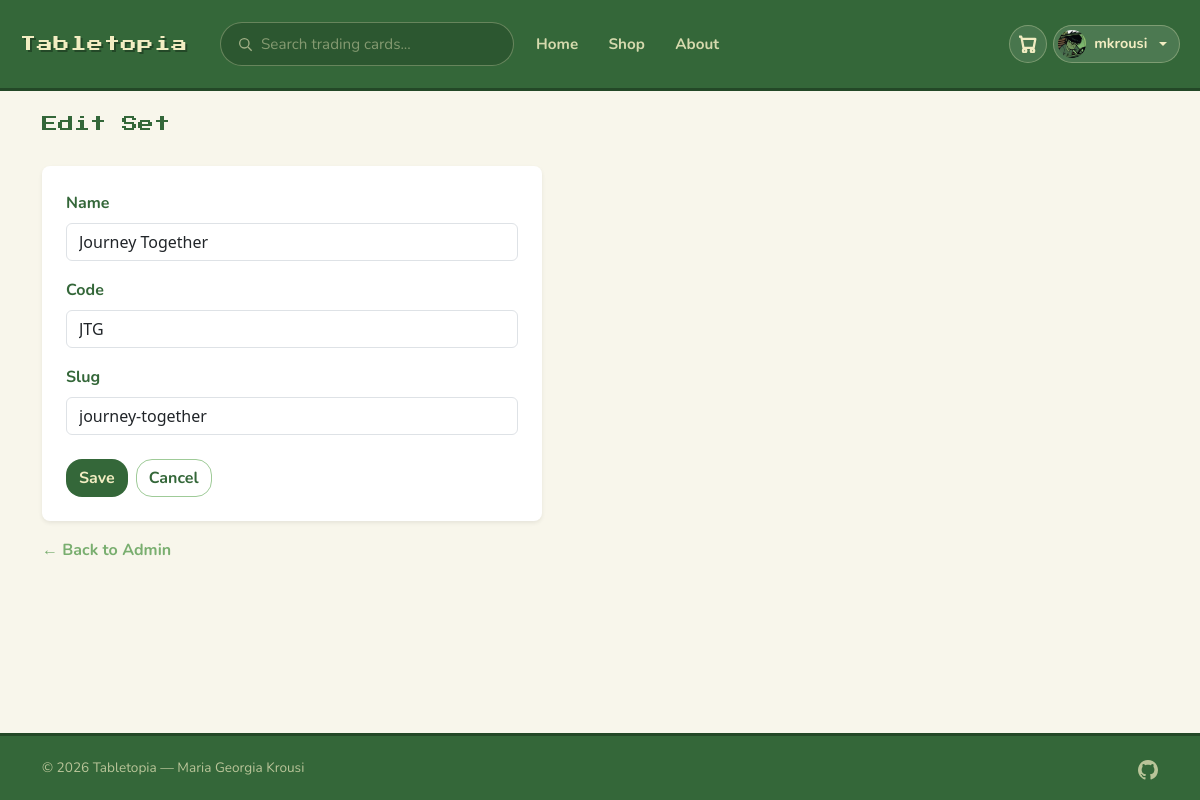
The page /admin-panel/sets/1/edit/ (signed in) on the database its author committed.
### users/models.py (models this page shows, shortened)
class UserProfile(models.Model):
    user = models.OneToOneField('auth.User', on_delete=models.CASCADE)
    profile_picture = models.ImageField(upload_to='profile_pictures/', blank=True)
    bio = models.TextField(blank=True, max_length=150)
    HEADER_COLORS = [
        ('#344657', 'Forest'),
        ('#79ae6f', 'Sage'),
        ('#4a6fa5', 'Ocean'),
        ('#7b4f8e', 'Dusk'),
        ('#8b5e3c', 'Chestnut'),
        ('#c0545a', 'Berry'),
    ]
    header_color = models.CharField(max_length=7, choices=HEADER_COLORS, default='#344657')

### shop/models.py (models this page shows, shortened)
class Set(models.Model):
    name = models.CharField(max_length=60) # card set name, eg "Twilight Masquerade"
    code = models.CharField(max_length=10) # card set code, eg "TWM"
    slug = models.SlugField(unique=True, max_length=60)

### shop/views.py (the view, shortened to what this page needs)
# urls.py: path('admin-panel/sets/<int:id>/edit/', views.admin_set_edit, name='admin-set-edit'),
@login_required
@staff_required
def admin_set_edit(request, id):
    s = get_object_or_404(Set, id=id)
    return render(request, 'shop/admin/set_form.html', {'set': s, 'action': 'Edit'})

### shop/templates/shop/admin/set_form.html (shortened to what this page needs)
{% extends "shop/base.html" %}
{% load static %}
{% block content %}
<div class="d-flex justify-content-between align-items-center mb-4">
    <h1 style="font-family:'Press Start 2P',monospace;font-size:1rem;color:var(--tt-dark-green);">{{ action }} Set</h1>
</div>
<div class="bg-white rounded-3 shadow-sm p-4" style="max-width:500px;">
    <form method="post">
        <div class="mb-3">
            <label class="form-label" style="font-family:'Nunito',sans-serif;font-weight:700;color:var(--tt-dark-green);">Name</label>
            <input type="text" name="name" class="form-control" value="{{ set.name }}" maxlength="60" minlength="1" required>
        </div>
        <div class="mb-3">
            <label class="form-label" style="font-family:'Nunito',sans-serif;font-weight:700;color:var(--tt-dark-green);">Code</label>
            <input type="text" name="code" class="form-control" value="{{ set.code }}" maxlength="10" placeholder="e.g. TWM" required>
        </div>
        <div class="mb-4">
            <label class="form-label" style="font-family:'Nunito',sans-serif;font-weight:700;color:var(--tt-dark-green);">Slug</label>
            <input type="text" name="slug" class="form-control" value="{{ set.slug }}" maxlength="60" minlength="2" pattern="[a-z0-9-]+" placeholder="e.g. twilight-masquerade"  required>
        </div>
        <div class="d-flex gap-2">
            <button type="submit" class="btn" style="background:var(--tt-dark-green);color:var(--tt-cream);border-radius:1rem;font-family:'Nunito',sans-serif;font-weight:700;">Save</button>
            <a href="{% url 'admin-sets' %}" class="btn" style="border:0.094rem solid var(--tt-light-green);color:var(--tt-dark-green);border-radius:1rem;font-family:'Nunito',sans-serif;font-weight:700;">Cancel</a>
        </div>
    </form>
</div>
<div class="mt-3">
    <a href="{% url 'admin-dashboard' %}" style="font-family:'Nunito',sans-serif;font-weight:700;color:var(--tt-mid-green);text-decoration:none;">← Back to Admin</a>
</div>
{% endblock %}

### shop/templates/shop/base.html (shortened to what this page needs)
{% load static %}
<!DOCTYPE html>
<html lang="en">
    <head>
        <link href="https://cdn.jsdelivr.net/npm/bootstrap@5.3.0/dist/css/bootstrap.min.css" rel="stylesheet">
        <link rel="stylesheet" href="{% static 'shop/css/base.css' %}">
    </head>
    <body>
        <nav class="tt-nav navbar navbar-expand-lg sticky-top" data-bs-theme="dark">
            <div class="container-fluid">
                <a class="tt-brand navbar-brand" href="{% url 'home' %}">Tabletopia</a>
                <form class="tt-search flex-grow-1 mx-2" method="GET" action="{% url 'shop-index' %}">
                    <svg fill="none" stroke="rgb(242,237,194)" stroke-width="2" viewBox="0 0 24 24" style="flex-shrink:0;opacity:0.6;width:1rem;height:1rem;">
                        <circle cx="11" cy="11" r="7"/><line x1="16.5" y1="16.5" x2="22" y2="22"/>
                    </svg>
                    <input type="text" name="q" placeholder="Search trading cards..." value="{{ request.GET.q }}">
                </form>
                <div class="collapse navbar-collapse" id="navbarCollapse">
                    <div class="tt-nav-links me-auto">
                        <a href="{% url 'home' %}"
                           class="tt-nav-link {% if request.resolver_match.url_name == 'home' %}active{% endif %}">
                            Home
                        </a>
                        <a href="{% url 'shop-index' %}"
                           class="tt-nav-link {% if request.resolver_match.url_name == 'shop-index' or request.resolver_match.url_name == 'card-detail' %}active{% endif %}">
                            Shop
                        </a>
                        <a href="{% url 'about' %}"
                           class="tt-nav-link {% if request.resolver_match.url_name == 'about' %}active{% endif %}">
                            About
                        </a>
                    </div>
                    <div class="tt-nav-right d-none d-lg-flex">
                        <a href="{% url 'cart-index' %}" class="tt-cart">
                        </a>
                        {% if request.user.is_authenticated %}
                            <div class="dropdown tt-dropdown">
                                <a class="tt-user-toggle dropdown-toggle" href="#" role="button"
                                   data-bs-toggle="dropdown" aria-expanded="false">
                                    <div class="tt-avatar">
                                        {% if request.user.userprofile.profile_picture %}
                                            <img src="{{ request.user.userprofile.profile_picture.url }}" alt="">
                                        {% else %}
                                            {{ request.user.username|first|upper }}
                                        {% endif %}
                                    </div>
                                    {{ request.user.username }}
                                </a>
                            </div>
                        {% else %}
                            <a href="{% url 'login' %}" class="tt-btn-login">Login</a>
                            <a href="{% url 'register' %}" class="tt-btn-register">Register</a>
                        {% endif %}
                    </div>
                </div>
            </div>
        </nav>
        <div class="container mt-4">
            {% block content %}
            {% endblock %}
        </div>
        <footer class="tt-footer mt-5">
            <div class="container">
                <div class="d-flex justify-content-between align-items-center">
                    <p class="tt-footer-text">© 2026 Tabletopia — Maria Georgia Krousi</p>
                    <a href="https://github.com/marayia" target="_blank" class="tt-footer-link">
                    </a>
                </div>
            </div>
        </footer>
    </body>
</html>

### shop/static/shop/css/base.css (style rules this page uses)
:root { --tt-dark-green: rgb(52, 103, 57); --tt-mid-green: rgb(121, 174, 111); --tt-light-green: rgb(159, 203, 152); --tt-cream: rgb(242, 237, 194); --tt-bg: rgb(248, 246, 235); --tt-dark-shadow: rgb(35, 72, 39); --tt-danger: #dc2626; --tt-border: #e5e7eb; }
body { min-height: 100vh; display: flex; flex-direction: column; background-color: var(--tt-bg); }
.container.mt-4 { flex: 1; }
.tt-nav { background: var(--tt-dark-green); border-bottom: 0.2rem solid var(--tt-dark-shadow); font-family: 'Nunito', 'Trebuchet MS', Arial, sans-serif; }
.tt-nav .container-fluid { display: flex; align-items: center; padding: 0 1.25rem; min-height: 4.5rem; }
.tt-brand { font-family: 'Press Start 2P', 'Courier New', Courier, monospace; font-size: 1rem; color: var(--tt-cream) !important; text-decoration: none; letter-spacing: 0.05em; white-space: nowrap; margin-right: 1.5rem; text-shadow: 0.125rem 0.125rem 0 var(--tt-dark-shadow); image-rendering: pixelated; display: flex; align-items: center; gap: 0.5rem; flex-shrink: 0; }
.tt-nav-links { display: flex; align-items: center; gap: 0.15rem; margin-right: 1rem; flex-shrink: 0; }
.tt-nav-link { color: rgba(242, 237, 194, 0.85) !important; text-decoration: none !important; font-weight: 700; font-size: 0.95rem; padding: 0.375rem 0.875rem; border-radius: 1.25rem; transition: background 0.15s, color 0.15s; white-space: nowrap; }
.tt-search { flex: 1; min-width: 0; display: flex; align-items: center; background: rgba(0, 0, 0, 0.15); border-radius: 1.5rem; border: 0.094rem solid rgba(242, 237, 194, 0.3); padding: 0 1rem; gap: 0.5rem; transition: border-color 0.15s, background 0.15s; }
.tt-search svg { flex-shrink: 0; width: 1rem; height: 1rem; }
.tt-search input { background: transparent; border: none; outline: none; color: var(--tt-cream); font-family: 'Nunito', 'Trebuchet MS', Arial, sans-serif; font-size: 0.95rem; font-weight: 600; width: 100%; padding: 0.625rem 0; }
.tt-search input::placeholder { color: rgba(242, 237, 194, 0.45); font-weight: 400; }
.tt-nav-right { display: flex; align-items: center; gap: 0.375rem; margin-left: 1rem; flex-shrink: 0; }
.tt-cart { position: relative; background: rgba(255, 255, 255, 0.1); border: 0.094rem solid rgba(242, 237, 194, 0.3); border-radius: 50%; width: 2.375rem; height: 2.375rem; display: flex; align-items: center; justify-content: center; color: var(--tt-cream); text-decoration: none; transition: background 0.15s; flex-shrink: 0; }
.tt-cart svg { width: 1.125rem; height: 1.125rem; }
.tt-user-toggle { display: flex; align-items: center; gap: 0.5rem; background: rgba(255, 255, 255, 0.12); border: 0.094rem solid rgba(242, 237, 194, 0.3); border-radius: 1.5rem; padding: 0.25rem 0.75rem 0.25rem 0.25rem; cursor: pointer; color: var(--tt-cream); font-family: 'Nunito', 'Trebuchet MS', Arial, sans-serif; font-size: 0.9rem; font-weight: 700; transition: background 0.15s; text-decoration: none; }
.tt-avatar { width: 1.75rem; height: 1.75rem; border-radius: 50%; background: var(--tt-cream); color: var(--tt-dark-green); font-size: 0.75rem; font-weight: 700; display: flex; align-items: center; justify-content: center; flex-shrink: 0; overflow: hidden; }
.tt-avatar img { width: 100%; height: 100%; object-fit: cover; }
.tt-footer { background: var(--tt-dark-green); border-top: 0.2rem solid var(--tt-dark-shadow); padding: 1.25rem 0; margin-top: auto; }
.tt-footer-text { font-family: 'Nunito', sans-serif; font-size: 0.85rem; color: rgba(242, 237, 194, 0.7); margin: 0; }
.tt-footer-link { color: rgba(242, 237, 194, 0.7); text-decoration: none; transition: color 0.15s; }

### rows shown on the page
Set: name "Journey Together", code "JTG", slug "journey-together"

### other values the page prints
{{ request.user.username }} "mkrousi"
{{ action }} "Edit"
